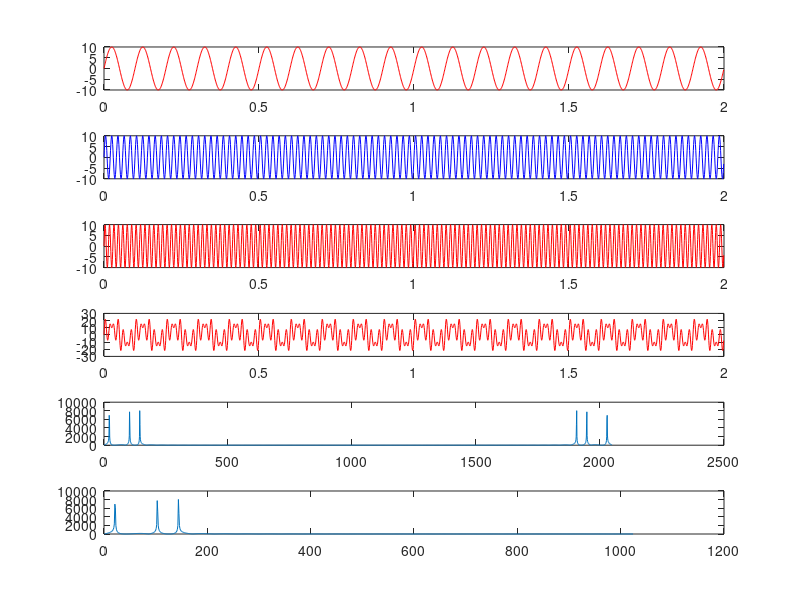

Recreate this plot in MATLAB.
clc;
clear all;
close all;
Fs = 1000; %sampling frequency
Ts= 1/Fs; % sampling period or time step;
t= 0:Ts:2-Ts; % sampling duration
f1=10;
f2=50;
f3=70;
y1=10*sin(2*pi*f1*t);
y2=10*sin(2*pi*f2*t);
y3=10*sin(2*pi*f3*t);
y4=y1+y2+y3;
subplot(6,1,1);
plot(t,y1,'r');
subplot(6,1,2);
plot(t,y2,'b');
subplot(6,1,3);
plot(t,y3,'r');
subplot(6,1,4);
plot(t,y4,'r');
 nft=length(y4);
 nft2=2^nextpow2(nft);
 ff=fft(y4,nft2);
 fff=ff(1:nft2/2);
 subplot(6,1,5)
 plot(abs(ff));
 subplot(6,1,6);
 plot(abs(fff));
